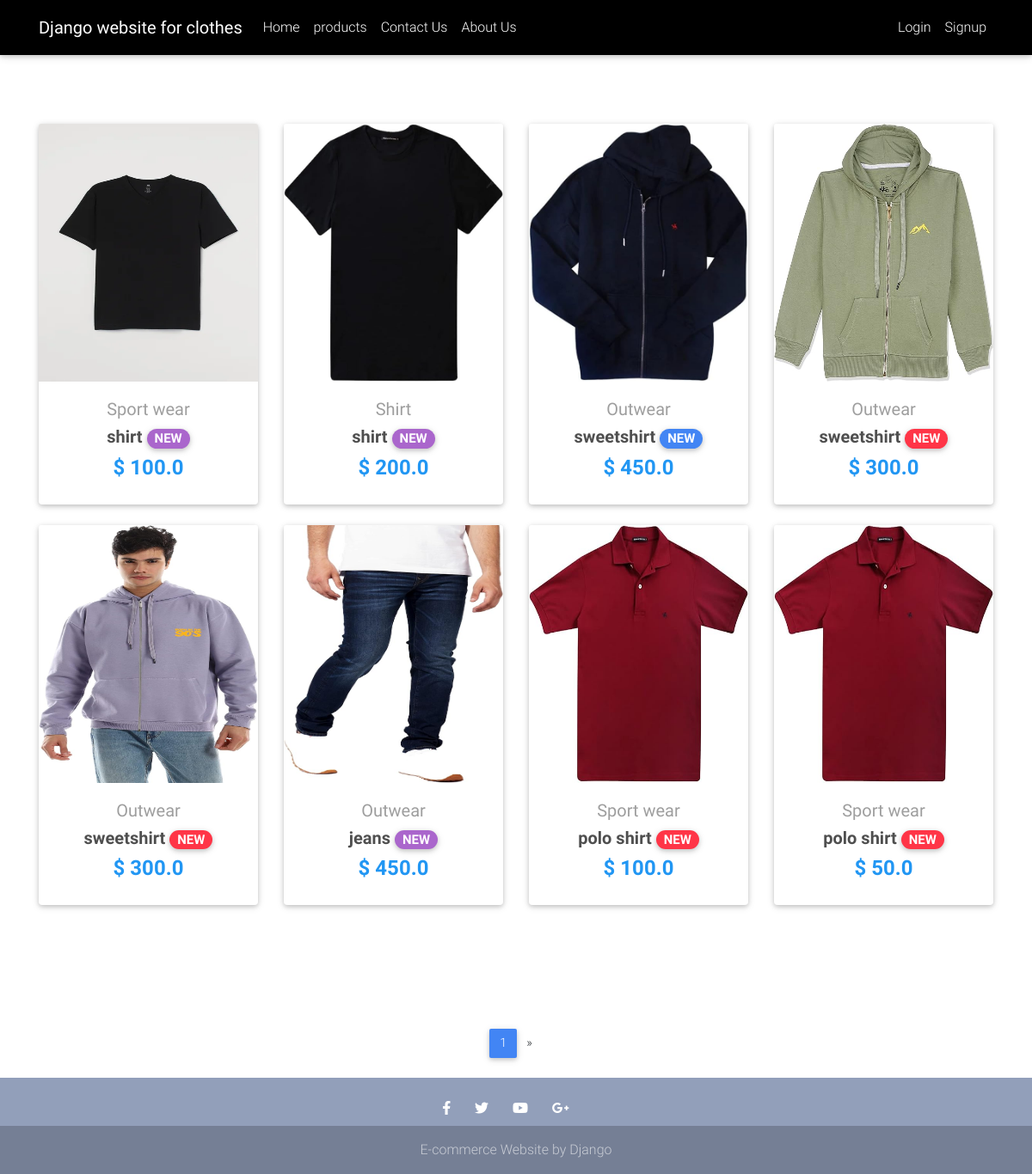
Screenshot of /allproducts/ with the database file from the repository.
### myapp/models.py (models this page shows, shortened)
class Item(models.Model):
    title = models.CharField(max_length=100)
    price = models.FloatField()
    discount_price = models.FloatField(blank=True, null=True)
    category = models.CharField(choices=CATEGORY_CHOICES, max_length=2)
    label = models.CharField(choices=LABEL_CHOICES, max_length=1)
    slug = models.SlugField()
    description = models.TextField()
    image = models.ImageField()
    def get_absolute_url(self):
        return reverse("myapp:product", kwargs={
            'slug': self.slug
            })

### myapp/views.py (the view)
# urls.py: path("allproducts/", ProductsView.as_view() , name = "allproducts"),
class ProductsView(ListView):
    model = Item
    paginate_by = 8
    template_name = "allproducts.html"

### myapp/templates/allproducts.html (shortened to what this page needs)
{% extends "base.html" %}
{% block content %}
    <div class="container">
      <section class="text-center mb-4">
        <div class="row wow fadeIn">
          {% for item in object_list %}
          <div class="col-lg-3 col-md-6 mb-4">
            <div class="card">
              <div class="view overlay">
                <img src="{{ item.image.url }}" class="card-img-top" alt="No photo" width="600" height="300">
              </div>
              <div class="card-body text-center">
                <a href="" class="grey-text">
                  <h5>{{ item.get_category_display }}</h5>
                </a>
                <h5>
                  <strong>
                    <a href="{{ item.get_absolute_url }}" class="dark-grey-text">{{ item.title }}
                      <span class="badge badge-pill {{ item.get_label_display }}-color">NEW</span>
                    </a>
                  </strong>
                </h5>
                <h4 class="font-weight-bold blue-text">
                  <strong>$
                  {% if item.discount_price %}
                  {{ item.discount_price }}
                  {% else %}
                  {{ item.price }}
                  {% endif %}
                  </strong>
                </h4>
              </div>
            </div>
          </div>
          {% endfor %}
        </div>
      </section>
      {% if is_paginated %}
      <nav class="d-flex justify-content-center wow fadeIn">
        <ul class="pagination pg-blue">
          <li class="page-item active">
            <a class="page-link" href="?page={{ page_obj.number }}">{{ page_obj.number }}
            </a>
          </li>
          {% if page_obj.has_next %}
          <li class="page-item">
            <a class="page-link" href="?page={{ page_obj.next_page_number }}" aria-label="Next">
              <span aria-hidden="true">&raquo;</span>
            </a>
          </li>
          {% endif %}
        </ul>
      </nav>
      {% endif %}
    </div>
{% endblock content %}

### myapp/templates/base.html (shortened to what this page needs)
{% load static %}
<!DOCTYPE html>
<html lang="en">
  <header>
    <link rel="stylesheet" href="https://use.fontawesome.com/releases/v5.8.1/css/all.css">
    <link href="{% static 'css/bootstrap.min.css' %}" rel="stylesheet">
    <link href="{% static 'css/mdb.min.css' %}" rel="stylesheet">
    <link href="{% static 'css/style.min.css' %}" rel="stylesheet">
<div class="mt-5 pt-4">
</div>
  </header>
{% include "navbar.html" %}
<body>
  {% block content %}
  {% endblock content %}
  {% include "footer.html" %}
</body>
</html>

### myapp/templates/navbar.html (shortened to what this page needs)
{% load cart_template_tags %}
<nav class="navbar fixed-top navbar-expand-lg navbar-light black scrolling-navbar">
    <div class="container">
      <a class="navbar-brand waves-effect" href="/">
        <strong class="white-text">Django website for clothes</strong>
      </a>
      <div class="collapse navbar-collapse" id="navbarSupportedContent">
        <ul class="navbar-nav mr-auto" >
           <li class="nav-item">
            <a class="nav-link waves-effect" href="/">Home
            </a>
          </li>
          <li class="nav-item">
            <a class="nav-link waves-effect" href="/allproducts">
            products</a>
          </li>
          <li class="nav-item">
            <a class="nav-link waves-effect" href="/contactus">
            Contact Us</a>
          </li>
          <li class="nav-item">
            <a class="nav-link waves-effect" href="/aboutus">
            About Us</a>
          </li>
        </ul>
        <ul class="navbar-nav nav-flex-icons">
          {% if request.user.is_authenticated %}
          <li class="nav-item">
            <a href="{% url 'myapp:order-summary'%}" class="nav-link waves-effect">
              <span class="badge red z-depth-1 mr-1"> {{ request.user|cart_item_count }} </span>
              <i class="fas fa-shopping-cart"></i>
              <span class="clearfix d-none d-sm-inline-block"> Cart </span>
            </a>
          </li>
          <li class="nav-item">
            <a class="nav-link waves-effect" href="{% url 'account_logout' %}">
              <span class="clearfix d-none d-sm-inline-block"> Logout </span>
            </a>
          </li>
          {% else %}
          <li class="nav-item">
            <a class="nav-link waves-effect" href="{% url 'account_login' %}">
              <span class="clearfix d-none d-sm-inline-block"> Login </span>
            </a>
          </li>
          <li class="nav-item">
            <a class="nav-link waves-effect" href="{% url 'account_signup' %}">
              <span class="clearfix d-none d-sm-inline-block"> Signup </span>
            </a>
          </li>
          {% endif %}
        </ul>
      </div>
    </div>
  </nav>

### myapp/templates/scripts.html (shortened to what this page needs)
{% load static %}

### myapp/templates/footer.html (shortened to what this page needs)
<footer class="page-footer ">
    <div class="pb-2">
      <a href="https://www.facebook.com/#" target="_blank">
        <i class="fab fa-facebook-f mr-4"></i>
      </a>
      <a href="https://twitter.com/#" target="_blank">
        <i class="fab fa-twitter mr-4"></i>
      </a>
      <a href="https://www.youtube.com/#" target="_blank">
        <i class="fab fa-youtube mr-4"></i>
      </a>
      <a href="https://plus.google.com/#" target="_blank">
        <i class="fab fa-google-plus-g mr-4"></i>
      </a>
    </div>
    <div class="footer-copyright py-3">E-commerce Website by Django</div>
  </footer>

### myapp/templates/base.html (style rules this page uses)
body { min-height: 100vh; display: flex; flex-direction: column; }
footer { margin-top: auto; text-align : center; width:100%; }
.navbar .nav-link { color: #fff !important; }

### rows the page displays
Item: image (picture), category "Sport wear", title "shirt", discount_price "100.0"
Item: image (picture), category "Shirt", title "shirt", discount_price "200.0"
Item: image (picture), category "Outwear", title "sweetshirt", discount_price "450.0"
Item: image (picture), category "Outwear", title "sweetshirt", discount_price "300.0"
Item: image (picture), category "Outwear", title "sweetshirt", discount_price "300.0"
Item: image (picture), category "Outwear", title "jeans", discount_price "450.0"
Item: image (picture), category "Sport wear", title "polo shirt", discount_price "100.0"
Item: image (picture), category "Sport wear", title "polo shirt", discount_price "50.0"

### other values shown
{{ page_obj.number }} "1"
